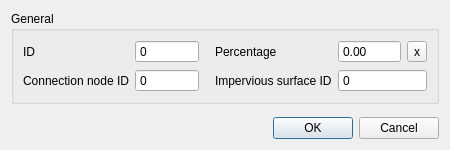
<?xml version="1.0" encoding="UTF-8"?>
<ui version="4.0">
 <class>Form</class>
 <widget class="QWidget" name="Form">
  <property name="geometry">
   <rect>
    <x>0</x>
    <y>0</y>
    <width>450</width>
    <height>150</height>
   </rect>
  </property>
  <property name="windowTitle">
   <string>Form</string>
  </property>
  <property name="locale">
   <locale language="English" country="UnitedStates"/>
  </property>
  <layout class="QGridLayout" name="gridLayout">
   <item row="3" column="0">
    <widget class="QGroupBox" name="grp_general">
     <property name="enabled">
      <bool>true</bool>
     </property>
     <property name="locale">
      <locale language="English" country="UnitedStates"/>
     </property>
     <property name="title">
      <string>General</string>
     </property>
     <layout class="QGridLayout" name="gridLayout_3">
      <item row="1" column="4">
       <widget class="QDoubleSpinBox" name="percentage">
        <property name="sizePolicy">
         <sizepolicy hsizetype="Expanding" vsizetype="Fixed">
          <horstretch>0</horstretch>
          <verstretch>0</verstretch>
         </sizepolicy>
        </property>
        <property name="locale">
         <locale language="English" country="UnitedStates"/>
        </property>
        <property name="inputMethodHints">
         <set>Qt::ImhNone</set>
        </property>
        <property name="buttonSymbols">
         <enum>QAbstractSpinBox::NoButtons</enum>
        </property>
        <property name="decimals">
         <number>2</number>
        </property>
        <property name="minimum">
         <double>0.000000000000000</double>
        </property>
        <property name="maximum">
         <double>100.000000000000000</double>
        </property>
       </widget>
      </item>
      <item row="2" column="3">
       <widget class="QLabel" name="label_2">
        <property name="locale">
         <locale language="English" country="UnitedStates"/>
        </property>
        <property name="text">
         <string>Impervious surface ID</string>
        </property>
        <property name="alignment">
         <set>Qt::AlignLeading|Qt::AlignLeft|Qt::AlignVCenter</set>
        </property>
        <property name="indent">
         <number>10</number>
        </property>
       </widget>
      </item>
      <item row="2" column="0">
       <widget class="QLabel" name="label_4">
        <property name="locale">
         <locale language="English" country="UnitedStates"/>
        </property>
        <property name="text">
         <string>Connection node ID</string>
        </property>
        <property name="alignment">
         <set>Qt::AlignLeading|Qt::AlignLeft|Qt::AlignVCenter</set>
        </property>
       </widget>
      </item>
      <item row="1" column="2">
       <widget class="QSpinBox" name="id">
        <property name="sizePolicy">
         <sizepolicy hsizetype="Expanding" vsizetype="Fixed">
          <horstretch>0</horstretch>
          <verstretch>0</verstretch>
         </sizepolicy>
        </property>
        <property name="locale">
         <locale language="English" country="UnitedStates"/>
        </property>
        <property name="readOnly">
         <bool>true</bool>
        </property>
        <property name="buttonSymbols">
         <enum>QAbstractSpinBox::NoButtons</enum>
        </property>
        <property name="maximum">
         <number>999999999</number>
        </property>
       </widget>
      </item>
      <item row="1" column="3">
       <widget class="QLabel" name="label">
        <property name="locale">
         <locale language="English" country="UnitedStates"/>
        </property>
        <property name="text">
         <string>Percentage</string>
        </property>
        <property name="alignment">
         <set>Qt::AlignLeading|Qt::AlignLeft|Qt::AlignVCenter</set>
        </property>
        <property name="indent">
         <number>10</number>
        </property>
       </widget>
      </item>
      <item row="1" column="0">
       <widget class="QLabel" name="label_3">
        <property name="locale">
         <locale language="English" country="UnitedStates"/>
        </property>
        <property name="text">
         <string>ID</string>
        </property>
        <property name="alignment">
         <set>Qt::AlignLeading|Qt::AlignLeft|Qt::AlignVCenter</set>
        </property>
       </widget>
      </item>
      <item row="2" column="2">
       <widget class="QSpinBox" name="connection_node_id">
        <property name="sizePolicy">
         <sizepolicy hsizetype="Expanding" vsizetype="Fixed">
          <horstretch>0</horstretch>
          <verstretch>0</verstretch>
         </sizepolicy>
        </property>
        <property name="locale">
         <locale language="English" country="UnitedStates"/>
        </property>
        <property name="readOnly">
         <bool>true</bool>
        </property>
        <property name="buttonSymbols">
         <enum>QAbstractSpinBox::NoButtons</enum>
        </property>
        <property name="maximum">
         <number>999999999</number>
        </property>
        <property name="showClearButton" stdset="0">
         <bool>true</bool>
        </property>
        <property name="clearValue" stdset="0">
         <bool>true</bool>
        </property>
        <property name="expressionsEnabled" stdset="0">
         <bool>false</bool>
        </property>
       </widget>
      </item>
      <item row="1" column="5">
       <widget class="QToolButton" name="percentage_clear">
        <property name="text">
         <string>x</string>
        </property>
       </widget>
      </item>
      <item row="2" column="4" colspan="2">
       <widget class="QSpinBox" name="impervious_surface_id">
        <property name="sizePolicy">
         <sizepolicy hsizetype="Expanding" vsizetype="Fixed">
          <horstretch>0</horstretch>
          <verstretch>0</verstretch>
         </sizepolicy>
        </property>
        <property name="locale">
         <locale language="English" country="UnitedStates"/>
        </property>
        <property name="readOnly">
         <bool>true</bool>
        </property>
        <property name="buttonSymbols">
         <enum>QAbstractSpinBox::NoButtons</enum>
        </property>
        <property name="maximum">
         <number>999999999</number>
        </property>
        <property name="showClearButton" stdset="0">
         <bool>true</bool>
        </property>
        <property name="clearValue" stdset="0">
         <bool>true</bool>
        </property>
        <property name="expressionsEnabled" stdset="0">
         <bool>false</bool>
        </property>
       </widget>
      </item>
     </layout>
    </widget>
   </item>
   <item row="5" column="0">
    <widget class="QDialogButtonBox" name="buttonBox">
     <property name="standardButtons">
      <set>QDialogButtonBox::Cancel|QDialogButtonBox::Ok</set>
     </property>
    </widget>
   </item>
   <item row="4" column="0">
    <spacer name="verticalSpacer">
     <property name="orientation">
      <enum>Qt::Vertical</enum>
     </property>
     <property name="sizeHint" stdset="0">
      <size>
       <width>20</width>
       <height>40</height>
      </size>
     </property>
    </spacer>
   </item>
  </layout>
 </widget>
 <resources/>
 <connections/>
</ui>
